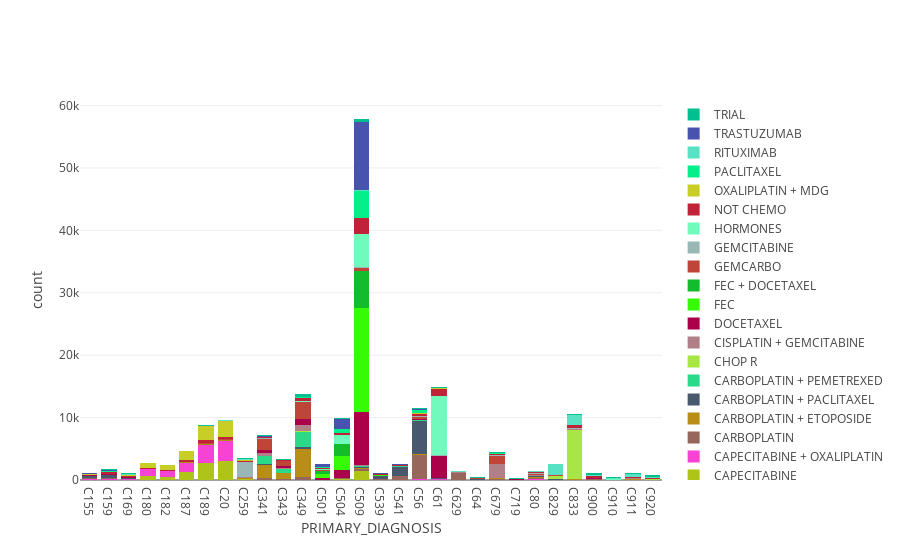

Write notebook code for a chart like this one.
### Code cell
Stackedbarplot(topbenchdiag,'BENCHMARK_GROUP', 'PRIMARY_DIAGNOSIS')

### Figure 1 — Plotly figure (JSON) as saved in the notebook; plotly's stock layout.template omitted (floating-point values rounded to 4 significant figures)
{"data": [{"marker": {"color": "rgb(175, 196, 25)"}, "name": "CAPECITABINE", "type": "bar", "uid": "1bcfae85-f6d1-45af-bf0e-18baa2ea0475", "x": ["C155", "C159", "C169", "C180", "C182", "C187", "C189", "C20", "C259", "C341", "C343", "C349", "C501", "C504", "C509", "C539", "C541", "C56", "C61", "C629", "C64", "C679", "C719", "C80", "C829", "C833", "C900", "C910", "C911", "C920"], "y": [45, 58, 78, 701, 523, 1220, 2685, 2980, 134, 21, 9, 48, 41, 223, 1373, 15, 21, 56, 53, 5, 21, 29, 4, 50, 20, 32, 43, 7, 23, 13]}, {"marker": {"color": "rgb(246, 67, 211)"}, "name": "CAPECITABINE + OXALIPLATIN", "type": "bar", "uid": "44a85464-7e74-48ac-9f52-3e514ddc2139", "x": ["C155", "C159", "C169", "C180", "C182", "C187", "C189", "C20", "C259", "C341", "C343", "C349", "C501", "C504", "C509", "C539", "C541", "C56", "C61", "C629", "C64", "C679", "C719", "C80", "C829", "C833", "C900", "C910", "C911", "C920"], "y": [124, 88, 77, 1048, 902, 1560, 2946, 3261, 71, 9, 6, 30, 3, 14, 50, 4, 5, 45, 47, 13, 17, 29, null, 57, 7, 18, 20, 4, 21, 16]}, {"marker": {"color": "rgb(151, 103, 92)"}, "name": "CARBOPLATIN", "type": "bar", "uid": "4a350855-d325-4eee-81c3-e5388b220e4c", "x": ["C155", "C159", "C169", "C180", "C182", "C187", "C189", "C20", "C259", "C341", "C343", "C349", "C501", "C504", "C509", "C539", "C541", "C56", "C61", "C629", "C64", "C679", "C719", "C80", "C829", "C833", "C900", "C910", "C911", "C920"], "y": [90, 153, 52, 4, 4, 12, 35, 33, 18, 299, 151, 425, 15, 45, 345, 130, 579, 3963, 28, 1054, 7, 28, 12, 188, 29, 21, 20, 1, 30, 14]}, {"marker": {"color": "rgb(185, 142, 23)"}, "name": "CARBOPLATIN + ETOPOSIDE", "type": "bar", "uid": "0f0ac311-5b17-42d1-ad21-679b5261cd9f", "x": ["C155", "C159", "C169", "C180", "C182", "C187", "C189", "C20", "C259", "C341", "C343", "C349", "C501", "C504", "C509", "C539", "C541", "C56", "C61", "C629", "C64", "C679", "C719", "C80", "C829", "C833", "C900", "C910", "C911", "C920"], "y": [44, 76, 33, 16, 11, 18, 57, 59, 68, 2100, 883, 4498, 2, 8, 89, 30, 33, 44, 89, 40, 20, 181, 27, 108, 18, 28, 27, 4, 30, 17]}, {"marker": {"color": "rgb(72, 89, 110)"}, "name": "CARBOPLATIN + PACLITAXEL", "type": "bar", "uid": "1eb000a7-8c05-4a13-b1f9-9842cdca5a06", "x": ["C155", "C159", "C169", "C180", "C182", "C187", "C189", "C20", "C259", "C341", "C343", "C349", "C501", "C504", "C509", "C539", "C541", "C56", "C61", "C629", "C64", "C679", "C719", "C80", "C829", "C833", "C900", "C910", "C911", "C920"], "y": [285, 396, 83, 2, 3, 8, 24, 44, 6, 160, 76, 291, 4, 37, 274, 434, 1525, 5422, 28, 14, 16, 64, 2, 214, 11, 68, 20, 7, 24, 13]}, {"marker": {"color": "rgb(42, 218, 136)"}, "name": "CARBOPLATIN + PEMETREXED", "type": "bar", "uid": "d842aac2-8af5-48dd-a378-b35567fa6011", "x": ["C155", "C159", "C169", "C180", "C182", "C187", "C189", "C20", "C259", "C341", "C343", "C349", "C501", "C504", "C509", "C539", "C541", "C56", "C61", "C629", "C64", "C679", "C719", "C80", "C829", "C833", "C900", "C910", "C911", "C920"], "y": [46, 7, 8, 3, 2, 8, 5, 9, 5, 1292, 633, 2478, null, 12, 51, 1, 6, 22, 43, 6, 10, 10, 2, 36, 3, 12, 22, 4, 12, 5]}, {"marker": {"color": "rgb(167, 230, 68)"}, "name": "CHOP R", "type": "bar", "uid": "6453b372-d77a-4bd4-aa01-68798f944d18", "x": ["C155", "C159", "C169", "C180", "C182", "C187", "C189", "C20", "C259", "C341", "C343", "C349", "C501", "C504", "C509", "C539", "C541", "C56", "C61", "C629", "C64", "C679", "C719", "C80", "C829", "C833", "C900", "C910", "C911", "C920"], "y": [6, 12, 3, 12, 4, 9, 16, 19, 5, 11, 6, 39, 2, 13, 66, 76, 10, 21, 43, 62, 5, 27, 2, 37, 605, 7912, 32, 10, 96, 16]}, {"marker": {"color": "rgb(176, 127, 135)"}, "name": "CISPLATIN + GEMCITABINE", "type": "bar", "uid": "cbe2ae38-9c10-41d9-8d16-5a5f43fe9c19", "x": ["C155", "C159", "C169", "C180", "C182", "C187", "C189", "C20", "C259", "C341", "C343", "C349", "C501", "C504", "C509", "C539", "C541", "C56", "C61", "C629", "C64", "C679", "C719", "C80", "C829", "C833", "C900", "C910", "C911", "C920"], "y": [12, 11, 11, 3, 3, 8, 21, 18, 116, 390, 214, 990, 5, 14, 100, 6, 4, 35, 43, 13, 52, 2222, 21, 119, 5, 32, 33, 4, 19, 6]}, {"marker": {"color": "rgb(172, 0, 75)"}, "name": "DOCETAXEL", "type": "bar", "uid": "2a639a1a-7083-4116-9b7c-1f62c4c70616", "x": ["C155", "C159", "C169", "C180", "C182", "C187", "C189", "C20", "C259", "C341", "C343", "C349", "C501", "C504", "C509", "C539", "C541", "C56", "C61", "C629", "C64", "C679", "C719", "C80", "C829", "C833", "C900", "C910", "C911", "C920"], "y": [104, 127, 121, 5, 19, 29, 27, 36, 22, 529, 221, 944, 307, 1295, 8503, 9, 35, 128, 3431, 5, 12, 40, 13, 33, 9, 48, 41, 16, 23, 24]}, {"marker": {"color": "rgb(55, 250, 6)"}, "name": "FEC", "type": "bar", "uid": "74f9904d-9be9-4666-9ffc-fe1b74f8d289", "x": ["C155", "C159", "C169", "C180", "C182", "C187", "C189", "C20", "C259", "C341", "C343", "C349", "C501", "C504", "C509", "C539", "C541", "C56", "C61", "C629", "C64", "C679", "C719", "C80", "C829", "C833", "C900", "C910", "C911", "C920"], "y": [5, 4, null, 10, 13, 13, 23, 12, 3, 10, 7, 18, 607, 2155, 16716, 21, 3, 10, 25, null, 1, 9, 7, 16, 8, 14, 11, 4, 5, 2]}, {"marker": {"color": "rgb(19, 188, 44)"}, "name": "FEC + DOCETAXEL", "type": "bar", "uid": "5e0c0550-b749-44d7-9562-e15876df820d", "x": ["C155", "C159", "C169", "C180", "C182", "C187", "C189", "C20", "C259", "C341", "C343", "C349", "C501", "C504", "C509", "C539", "C541", "C56", "C61", "C629", "C64", "C679", "C719", "C80", "C829", "C833", "C900", "C910", "C911", "C920"], "y": [2, 5, 3, 2, 1, 4, 4, 8, null, 3, 1, 9, 521, 1874, 5909, 6, 8, 22, 8, null, 5, 4, 3, 14, null, 15, 6, null, 5, 2]}, {"marker": {"color": "rgb(191, 69, 56)"}, "name": "GEMCARBO", "type": "bar", "uid": "7279d1fb-9bc2-4fb4-9b13-82b3620e9202", "x": ["C155", "C159", "C169", "C180", "C182", "C187", "C189", "C20", "C259", "C341", "C343", "C349", "C501", "C504", "C509", "C539", "C541", "C56", "C61", "C629", "C64", "C679", "C719", "C80", "C829", "C833", "C900", "C910", "C911", "C920"], "y": [18, 20, 23, 7, 10, 12, 25, 27, 19, 1672, 841, 2680, 18, 66, 567, 19, 22, 371, 87, 5, 99, 1234, 8, 132, 12, 21, 30, 1, 29, 31]}, {"marker": {"color": "rgb(152, 183, 181)"}, "name": "GEMCITABINE", "type": "bar", "uid": "69183073-2483-443d-82d6-e4028650e8c4", "x": ["C155", "C159", "C169", "C180", "C182", "C187", "C189", "C20", "C259", "C341", "C343", "C349", "C501", "C504", "C509", "C539", "C541", "C56", "C61", "C629", "C64", "C679", "C719", "C80", "C829", "C833", "C900", "C910", "C911", "C920"], "y": [16, 8, 17, 6, 3, 26, 27, 18, 2472, 178, 36, 113, null, 6, 40, 11, 7, 61, 33, 2, 36, 174, 2, 39, 12, 79, 11, 12, 12, 12]}, {"marker": {"color": "rgb(112, 251, 189)"}, "name": "HORMONES", "type": "bar", "uid": "74f82ac7-9b31-4780-adf5-6ea7b297e2e2", "x": ["C155", "C159", "C169", "C180", "C182", "C187", "C189", "C20", "C259", "C341", "C343", "C349", "C501", "C504", "C509", "C539", "C541", "C56", "C61", "C629", "C64", "C679", "C719", "C80", "C829", "C833", "C900", "C910", "C911", "C920"], "y": [8, 8, 7, 5, 1, 23, 24, 34, 11, 20, 9, 24, 260, 1512, 5378, 7, 31, 25, 9488, 6, 11, 33, 5, 42, 12, 79, 35, 11, 12, 13]}, {"marker": {"color": "rgb(192, 34, 56)"}, "name": "NOT CHEMO", "type": "bar", "uid": "ead97135-3071-4da5-a28a-db7af15e2a46", "x": ["C155", "C159", "C169", "C180", "C182", "C187", "C189", "C20", "C259", "C341", "C343", "C349", "C501", "C504", "C509", "C539", "C541", "C56", "C61", "C629", "C64", "C679", "C719", "C80", "C829", "C833", "C900", "C910", "C911", "C920"], "y": [73, 267, 164, 130, 144, 217, 483, 320, 128, 160, 125, 576, 95, 317, 2475, 157, 96, 386, 1186, 120, 35, 110, 55, 123, 92, 415, 271, 81, 137, 153]}, {"marker": {"color": "rgb(201, 206, 38)"}, "name": "OXALIPLATIN + MDG", "type": "bar", "uid": "eb936076-b6ad-4686-bf2d-5214819572af", "x": ["C155", "C159", "C169", "C180", "C182", "C187", "C189", "C20", "C259", "C341", "C343", "C349", "C501", "C504", "C509", "C539", "C541", "C56", "C61", "C629", "C64", "C679", "C719", "C80", "C829", "C833", "C900", "C910", "C911", "C920"], "y": [47, 68, 64, 802, 763, 1407, 2185, 2577, 184, 27, 14, 38, 2, 15, 86, 20, 9, 69, 38, 6, 19, 32, 7, 76, 10, 27, 29, 7, 26, 14]}, {"marker": {"color": "rgb(4, 238, 137)"}, "name": "PACLITAXEL", "type": "bar", "uid": "cccaed01-9573-4bf7-90ef-af6921b4da12", "x": ["C155", "C159", "C169", "C180", "C182", "C187", "C189", "C20", "C259", "C341", "C343", "C349", "C501", "C504", "C509", "C539", "C541", "C56", "C61", "C629", "C64", "C679", "C719", "C80", "C829", "C833", "C900", "C910", "C911", "C920"], "y": [99, 106, 133, 7, 5, 16, 34, 40, 13, 61, 23, 77, 163, 578, 4346, 36, 73, 556, 26, 5, 12, 100, 6, 56, 10, 61, 35, 12, 19, 15]}, {"marker": {"color": "rgb(87, 227, 195)"}, "name": "RITUXIMAB", "type": "bar", "uid": "809b5b39-1156-4bcc-8b62-d61977a6bf65", "x": ["C155", "C159", "C169", "C180", "C182", "C187", "C189", "C20", "C259", "C341", "C343", "C349", "C501", "C504", "C509", "C539", "C541", "C56", "C61", "C629", "C64", "C679", "C719", "C80", "C829", "C833", "C900", "C910", "C911", "C920"], "y": [6, 11, 10, 2, 3, 12, 53, 42, 14, 11, 8, 51, 3, 7, 98, 21, 7, 27, 55, 71, 10, 41, 5, 47, 1689, 1509, 71, 166, 484, 160]}, {"marker": {"color": "rgb(72, 83, 176)"}, "name": "TRASTUZUMAB", "type": "bar", "uid": "ed4bf93c-4578-4029-b6a0-262120afb228", "x": ["C155", "C159", "C169", "C180", "C182", "C187", "C189", "C20", "C259", "C341", "C343", "C349", "C501", "C504", "C509", "C539", "C541", "C56", "C61", "C629", "C64", "C679", "C719", "C80", "C829", "C833", "C900", "C910", "C911", "C920"], "y": [110, 138, 136, 10, 8, 30, 33, 22, 3, 58, 8, 39, 481, 1633, 10979, 52, 24, 114, 11, 4, 13, 14, 6, 38, 9, 76, 35, 6, 16, 5]}, {"marker": {"color": "rgb(1, 192, 144)"}, "name": "TRIAL", "type": "bar", "uid": "15b5a3c4-7f1a-42ec-b880-714d6e016536", "x": ["C155", "C159", "C169", "C180", "C182", "C187", "C189", "C20", "C259", "C341", "C343", "C349", "C501", "C504", "C509", "C539", "C541", "C56", "C61", "C629", "C64", "C679", "C719", "C80", "C829", "C833", "C900", "C910", "C911", "C920"], "y": [61, 147, 110, 28, 25, 52, 76, 79, 182, 176, 95, 441, 11, 56, 400, 16, 36, 214, 125, 46, 158, 123, 103, 34, 25, 160, 285, 118, 135, 271]}], "layout": {"barmode": "stack", "hovermode": "closest", "xaxis": {"tickmode": "auto", "title": {"text": "PRIMARY_DIAGNOSIS"}}, "yaxis": {"title": {"text": "count"}}}}
